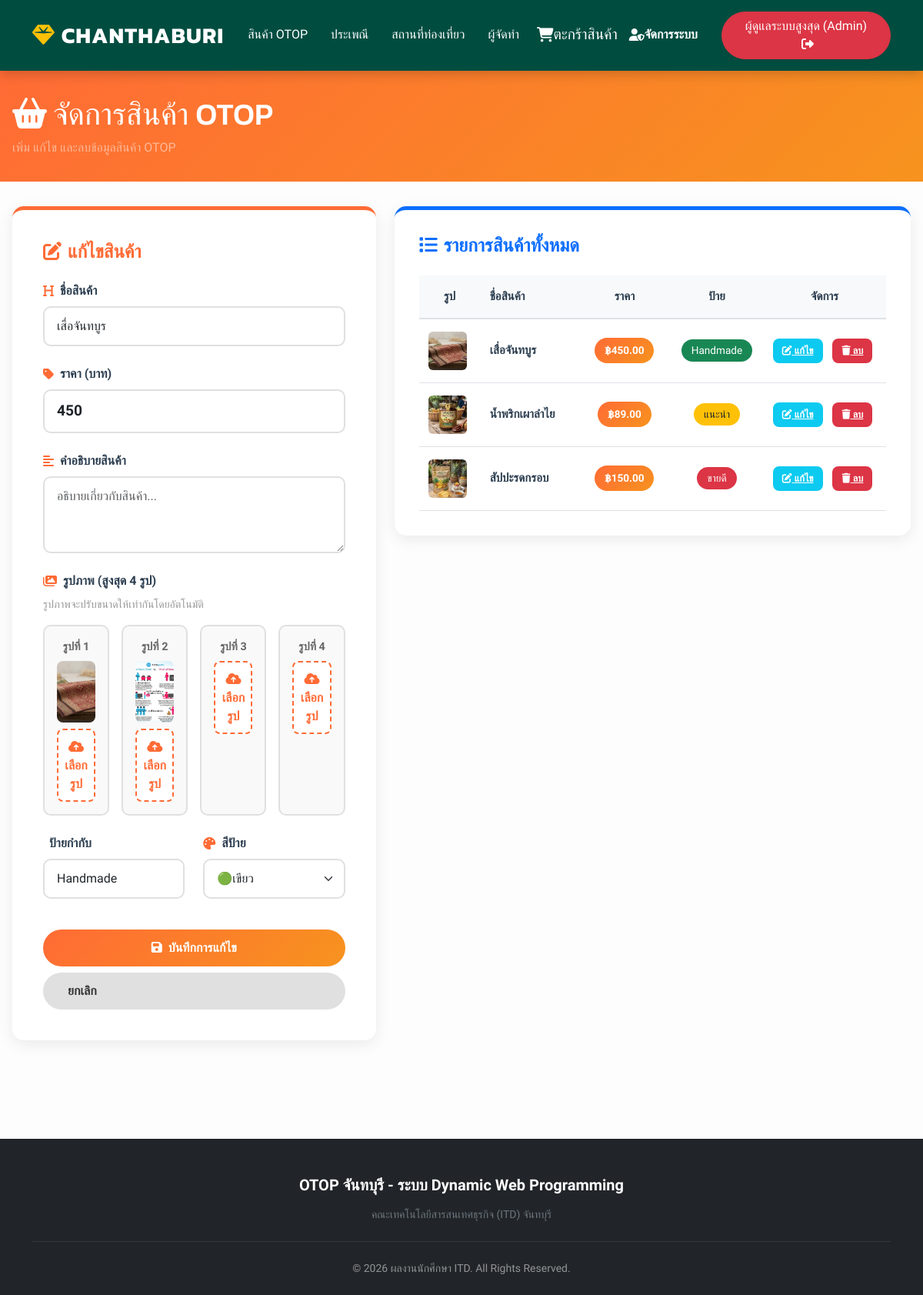
/admin_product_manage.php?edit=3 (signed in), run on the app's committed database.
### tables this page shows
CREATE TABLE IF NOT EXISTS `otop_products` (
  `id` int NOT NULL AUTO_INCREMENT,
  `name` varchar(255) NOT NULL,
  `price` varchar(50) NOT NULL,
  `description` text,
  `image_url` varchar(255) NOT NULL,
  `image_url_2` varchar(255) DEFAULT NULL,
  `image_url_3` varchar(255) DEFAULT NULL,
  `image_url_4` varchar(255) DEFAULT NULL,
  `tag` varchar(50) NOT NULL,
  `tag_color` varchar(50) NOT NULL,
  PRIMARY KEY (`id`)
);

### admin_product_manage.php (the view, shortened to what this page needs)
<?php
include('includes/db_config.php');
$edit_data = null;
if (isset($_GET['edit'])) {
    $id = intval($_GET['edit']);
    $result = mysqli_query($conn, "SELECT * FROM otop_products WHERE id = $id");
    $edit_data = mysqli_fetch_assoc($result);
}
include('includes/header.php');
?>
<div class="admin-header">
    <div class="admin-container">
        <h1 class="mb-2"><i class="fas fa-shopping-basket me-2"></i>จัดการสินค้า OTOP</h1>
        <p class="mb-0 text-white-50">เพิ่ม แก้ไข และลบข้อมูลสินค้า OTOP</p>
    </div>
</div>
<div class="container admin-container">
    <div class="row">
        <div class="col-lg-5">
            <div class="form-section">
                <h3><i
                        class="fas fa-<?= $edit_data ? 'edit' : 'plus' ?> me-2"></i><?= $edit_data ? 'แก้ไขสินค้า' : 'เพิ่มสินค้าใหม่' ?>
                </h3>
                <form method="POST" enctype="multipart/form-data">
                    <div class="form-group">
                        <label class="form-label"><i class="fas fa-heading"></i>ชื่อสินค้า</label>
                        <input type="text" name="name" class="form-control"
                            value="<?= $edit_data ? htmlspecialchars($edit_data['name']) : '' ?>"
                            placeholder="ชื่อสินค้า OTOP" required>
                    </div>
                    <div class="form-group">
                        <label class="form-label"><i class="fas fa-tag"></i>ราคา (บาท)</label>
                        <input type="number" name="price" class="form-control price-input"
                            value="<?= $edit_data ? htmlspecialchars($edit_data['price']) : '' ?>" placeholder="0.00"
                            step="0.01" required>
                    </div>
                    <div class="form-group">
                        <label class="form-label"><i class="fas fa-align-left"></i>คำอธิบายสินค้า</label>
                        <textarea name="description" class="form-control" placeholder="อธิบายเกี่ยวกับสินค้า..."
                            required><?= $edit_data ? htmlspecialchars($edit_data['description'] ?? '') : '' ?></textarea>
                    </div>
                    <div class="form-group">
                        <label class="form-label"><i class="fas fa-images"></i>รูปภาพ (สูงสุด 4 รูป)</label>
                        <small
                            style="color: #999; display: block; margin-bottom: 1rem;">รูปภาพจะปรับขนาดให้เท่ากันโดยอัตโนมัติ</small>
                        <div class="image-upload-group">
                            <?php for ($i = 1; $i <= 4; $i++):
                                $img_key = $i === 1 ? 'image_url' : 'image_url_' . $i;
                                $img_src = $edit_data ? ($edit_data[$img_key] ?? '') : '';
                                ?>
                                <div class="image-upload-item">
                                    <div
                                        style="font-size: 0.9rem; color: #666; margin-bottom: 0.5rem; display: block; font-weight: 600;">
                                        รูปที่ <?= $i ?></div>
                                    <?php if ($img_src): ?>
                                        <img src="<?= htmlspecialchars($img_src) ?>" class="image-box">
                                    <?php endif; ?>
                                    <label class="file-input-custom" data-image="<?= $i ?>">
                                        <i class="fas fa-cloud-upload-alt"></i> เลือกรูป
                                    </label>
                                </div>
                            <?php endfor; ?>
                        </div>
                    </div>
                    <div class="row">
                        <div class="col-6">
                            <div class="form-group">
                                <label class="form-label"><i class="fas fa-label"></i>ป้ายกำกับ</label>
                                <input type="text" name="tag" class="form-control" placeholder="เช่น ขายดี, ยอดนิยม"
                                    value="<?= $edit_data ? htmlspecialchars($edit_data['tag']) : '' ?>" required>
                            </div>
                        </div>
                        <div class="col-6">
                            <div class="form-group">
                                <label class="form-label"><i class="fas fa-palette"></i>สีป้าย</label>
                                <select name="tag_color" class="form-select" required>
                                    <option value="bg-success" <?= ($edit_data && $edit_data['tag_color'] == 'bg-success') ? 'selected' : '' ?>>🟢เขียว</option>
                                </select>
                            </div>
                        </div>
                    </div>
                    <button type="submit" name="<?= $edit_data ? 'update_product' : 'add_product' ?>"
                        class="btn-submit">
                        <i
                            class="fas fa-<?= $edit_data ? 'save' : 'plus' ?> me-2"></i><?= $edit_data ? 'บันทึกการแก้ไข' : 'เพิ่มข้อมูล' ?>
                    </button>
                    <?php if ($edit_data): ?>
                        <a href="admin_product_manage.php" class="btn-cancel"
                            style="text-decoration: none; display: inline-block;">ยกเลิก</a>
                    <?php endif; ?>
                </form>
            </div>
        </div>
        <div class="col-lg-7">
            <div class="table-section">
                <h3><i class="fas fa-list me-2"></i>รายการสินค้าทั้งหมด</h3>
                <?php
                $sql = "SELECT * FROM otop_products ORDER BY id DESC";
                $result = mysqli_query($conn, $sql);
                if (mysqli_num_rows($result) > 0):
                    ?>
                    <div>
                        <table class="admin-table">
                            <thead>
                                <tr>
                                    <th style="width: 80px; text-align: center;">รูป</th>
                                    <th>ชื่อสินค้า</th>
                                    <th style="width: 120px; text-align: center;">ราคา</th>
                                    <th style="width: 120px; text-align: center;">ป้าย</th>
                                    <th style="width: 160px; text-align: center;">จัดการ</th>
                                </tr>
                            </thead>
                            <tbody>
                                <?php while ($row = mysqli_fetch_assoc($result)): ?>
                                    <tr>
                                        <td style="text-align: center;">
                                            <img src="<?= htmlspecialchars($row['image_url']) ?>" class="table-image">
                                        </td>
                                        <td><strong><?= htmlspecialchars($row['name']) ?></strong></td>
                                        <td style="text-align: center;"><span class="price-badge"
                                                style="font-size: 0.85rem; padding: 0.4rem 0.8rem;">฿<?= number_format($row['price'], 2) ?></span>
                                        </td>
                                        <td style="text-align: center;"><span
                                                class="badge <?= htmlspecialchars($row['tag_color']) ?>"
                                                style="padding: 0.5rem 0.8rem; font-size: 0.85rem; border-radius: 50px; font-weight: normal;"><?= htmlspecialchars($row['tag']) ?></span>
                                        </td>
                                        <td class="actions-cell">
                                            <div class="action-buttons">
                                                <a href="admin_product_manage.php?edit=<?= $row['id'] ?>"
                                                    class="btn-action btn-edit"><i class="fas fa-edit"></i> แก้ไข</a>
                                                <a href="admin_product_manage.php?delete=<?= $row['id'] ?>"
                                                    class="btn-action btn-delete" onclick="return confirm('ลบสินค้านี้?')"><i
                                                        class="fas fa-trash"></i> ลบ</a>
                                            </div>
                                        </td>
                                    </tr>
                                <?php endwhile; ?>
                            </tbody>
                        </table>
                    </div>
                <?php endif; ?>
            </div>
        </div>
    </div>
    <div style="height: 3rem;"></div>
</div>
<?php include('includes/footer.php'); ?>

### includes/image-sizing.css (style rules this page uses)
img { max-width: 100%; height: auto; display: block; }

### includes/header.php (style rules this page uses)
:root { --primary: #004d40; --gold: #ffc107; --dark: #1a1a1a; }
body { font-family: 'Sarabun', sans-serif; background: #fdfdfd; color: #2c3e50; }
h1, h2, h3, .navbar-brand { font-family: 'Kanit', sans-serif; }

### admin_product_manage.php (style rules this page uses)
.admin-header { background: linear-gradient(135deg, #ff6b35 0%, #f7931e 100%); color: white; padding: 2rem 0; margin-bottom: 2rem; }
.admin-container { max-width: 1400px; margin: 0 auto; padding: 0 1rem; }
.form-section { background: white; border-radius: 15px; padding: 2.5rem; box-shadow: 0 5px 20px rgba(0, 0, 0, 0.08); margin-bottom: 2rem; border-top: 5px solid #ff6b35; }
.form-section h3 { color: #ff6b35; margin-bottom: 1.5rem; font-weight: 600; font-size: 1.5rem; }
.form-group { margin-bottom: 1.5rem; }
.form-label { font-weight: 600; color: #2c3e50; margin-bottom: 0.5rem; display: flex; align-items: center; }
.form-label i { margin-right: 0.5rem; color: #ff6b35; }
.form-control, .form-select { border: 2px solid #e0e0e0; border-radius: 10px; padding: 0.75rem 1rem; font-size: 1rem; transition: all 0.3s ease; }
textarea.form-control { resize: vertical; min-height: 100px; font-family: 'Sarabun', sans-serif; }
.image-upload-group { display: grid; grid-template-columns: repeat(4, 1fr); gap: 1rem; margin-bottom: 1rem; }
.image-upload-item { border: 2px solid #e0e0e0; border-radius: 10px; padding: 1rem; background: #f9f9f9; text-align: center; }
.image-box { width: 80px; height: 80px; margin: 0 auto 0.5rem; border-radius: 8px; object-fit: cover; }
.file-input-custom { display: block; width: 100%; padding: 0.6rem 0.5rem; background: #fff; border: 2px dashed #ff6b35; border-radius: 8px; color: #ff6b35; font-weight: 600; cursor: pointer; text-align: center; }
.actions-cell { vertical-align: middle; }
.action-buttons { display: flex; gap: 8px; align-items: center; justify-content: center; }
.price-input { font-size: 1.2rem; font-weight: 600; }
.btn-submit { background: linear-gradient(135deg, #ff6b35 0%, #f7931e 100%); color: white; border: none; padding: 0.75rem 2rem; border-radius: 50px; font-weight: 600; cursor: pointer; transition: all 0.3s ease; width: 100%; margin-top: 1rem; }
.btn-action { padding: 0.4rem 0.75rem; border-radius: 8px; border: none; cursor: pointer; font-weight: 600; font-size: 0.8rem; transition: all 0.3s ease; margin: 0; white-space: nowrap; display: inline-block; }
.btn-cancel { background: #e0e0e0; color: #333; border: none; padding: 0.75rem 2rem; border-radius: 50px; font-weight: 600; cursor: pointer; transition: all 0.3s ease; width: 100%; margin-top: 0.5rem; }
.table-section { background: white; border-radius: 15px; padding: 2rem; box-shadow: 0 5px 20px rgba(0, 0, 0, 0.08); border-top: 5px solid #0d6efd; overflow-x: hidden; }
.table-section h3 { color: #0d6efd; margin-bottom: 1.5rem; font-weight: 600; font-size: 1.5rem; }
.admin-table { width: 100%; border-collapse: collapse; table-layout: fixed; min-width: 0; }
.admin-table thead { background: #f8f9fa; border-bottom: 2px solid #dee2e6; }
.admin-table th { padding: 1rem 0.75rem; text-align: left; font-weight: 600; color: #2c3e50; white-space: nowrap; font-size: 0.95rem; vertical-align: middle; }
.admin-table td { padding: 1rem 0.75rem; border-bottom: 1px solid #dee2e6; font-size: 0.95rem; vertical-align: middle; }
.table-image { width: 50px; height: 50px; border-radius: 6px; object-fit: cover; }
.price-badge { background: linear-gradient(135deg, #ff6b35 0%, #f7931e 100%); color: white; padding: 0.5rem 1rem; border-radius: 50px; font-weight: 600; display: inline-block; }
.btn-action { padding: 0.4rem 0.75rem; border-radius: 8px; border: none; cursor: pointer; font-weight: 600; font-size: 0.8rem; transition: all 0.3s ease; margin-right: 0.3rem; white-space: nowrap; display: inline-block; }
.btn-edit { background: #0dcaf0; color: white; }
.btn-delete { background: #dc3545; color: white; }

### data on the page
otop_products: name "เสื่อจันทบูร", price "450", image_url (picture), image_url_2 (picture), tag "Handmade", tag_color "🟢เขียว", price "450.00"
otop_products: image_url (picture), name "น้ำพริกเผาลำไย", price "89.00", tag "แนะนำ"
otop_products: image_url (picture), name "สัปปะรดกรอบ", price "150.00", tag "ขายดี"

### other printed values
$_SESSION['admin_fullname'] "ผู้ดูแลระบบสูงสุด"
